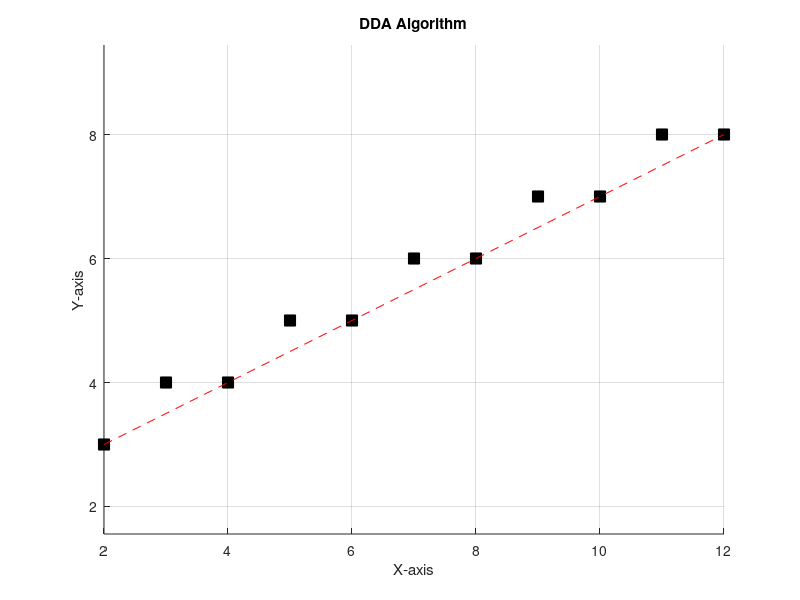

The MATLAB source for this figure:
clc; clear; close all;
X1 = 2; Y1 = 3;
X2 = 12; Y2 = 8;
DX = X2 - X1;
DY = Y2 - Y1;
STEPS = max(abs(DX), abs(DY));
X_INC = DX / STEPS;
Y_INC = DY / STEPS;
X = X1;
Y = Y1;
figure;
hold on;
grid on;
axis equal;
title('DDA Algorithm');
xlabel('X-axis'); ylabel('Y-axis');
for I = 1:STEPS+1
    plot(round(X), round(Y), 'ks', 'MarkerSize', 8, 'MarkerFaceColor', 'k');
    X = X + X_INC;
    Y = Y + Y_INC;
end
plot([X1 X2], [Y1 Y2], 'r--');
